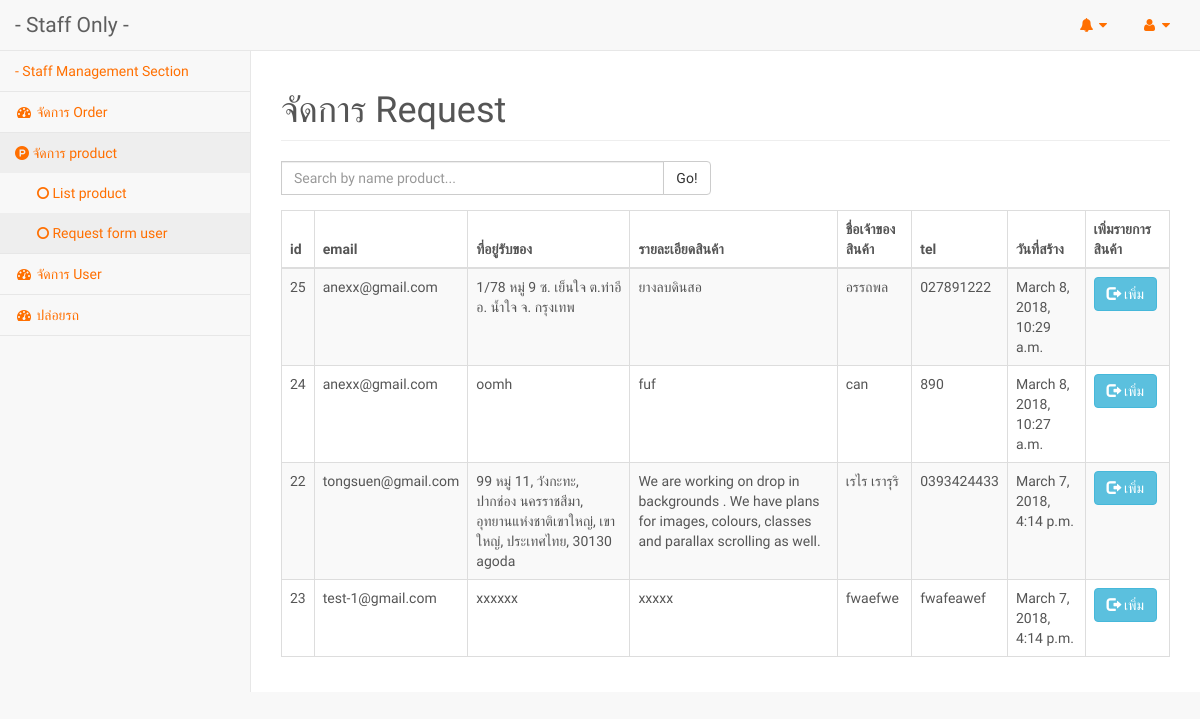
Screenshot of /product_add/ (signed in) with the database file from the repository.
### program/models.py (models this page shows, shortened)
class RecieveProductAddress(models.Model):
    detail          = models.CharField(blank=False,max_length=255)
    user            = models.ForeignKey(User, on_delete=models.CASCADE)
    product_detail  = models.CharField(blank=False,max_length=255)
    name            = models.CharField(blank=False, max_length=120,null=True)
    tel             = models.CharField(max_length=120,null=True)
    status          = models.IntegerField(default=1)
    timestamp       = models.DateTimeField(auto_now_add=True)

### accounts/models.py (models this page shows, shortened)
class User(AbstractBaseUser):
    email   =   models.EmailField(max_length=255,unique=True)
    name    =   models.CharField(blank=False, max_length=120,null=True)
    tel     = models.CharField(max_length=120,null=True)
    active  =   models.BooleanField(default=True)
    company =   models.BooleanField(default=False)
    staff   =   models.BooleanField(default=True)
    admin   =   models.BooleanField(default=True)
    address_pk  = models.IntegerField(default=0)
    timestamp = models.DateTimeField(auto_now_add=True)
    USERNAME_FIELD  = 'email'
    REQUIRED_FIELD = [email]
    objects = UserManager()
    @property
    def is_active(self):
        return  self.active

### program/views.py (the view)
    def wrapper(request, *args, **kw):
        user=request.user
        if not user.staff:
            return redirect('home')
        else:
            return function(request, *args, **kw)

### program/views.py (called while the page is built)
def staff_login_required(function):
    def wrapper(request, *args, **kw):
        user=request.user
        if not user.staff:
            return redirect('home')
        else:
            return function(request, *args, **kw)
    return wrapper

@staff_login_required
def product_add(request) :
    if request.POST.get('search') != None:
        query_string = request.POST.get('search')
        context = {
            "list_recieve_address"        : RecieveProductAddress.objects.filter(Q(status=1),Q(detail__icontains=query_string) | Q(user__email__icontains=query_string)).order_by('-timestamp'),
        }
    else :
        context = {
            "list_recieve_address"        : RecieveProductAddress.objects.filter(status=1).order_by('-timestamp'),
        }
    return render(request, 'admin-program/product_add.html',context)

### templates/admin-program/product_add.html (shortened to what this page needs)
{% extends "admin-program/base_staff.html" %}
{% load static %}
{% block content %}
        <div id="page-wrapper">
                <div class="row">
                  <div class="col-lg-12">
                          <h1 class="page-header">จัดการ Request</h1>
                  </div>
                  <div class="col-lg-6">
                    <form action="{% url 'product_add' %}" method="POST">
                   <div class="input-group">
                     <input type="text" name="search" class="form-control" placeholder="Search by name product... ">
                     <span class="input-group-btn">
                       <button class="btn btn-default" type="submit">Go!</button>
                     </span>
                   </div>
                   </form>
                 </div>
                  <div class="col-lg-12">
                    <div class="panel-default">
                          <div class="panel-body row">
                              <table width="100%" class="table table-striped table-bordered table-hover" id="dataTables-example">
                                  <thead>
                                      <tr>
                                          <th>id</th>
                                          <th>email</th>
                                          <th>ที่อยู่รับของ</th>
                                          <th>รายละเอียดสินค้า</th>
                                          <th>ชื่อเจ้าของสินค้า</th>
                                          <th>tel</th>
                                          <th>วันที่สร้าง</th>
                                          <th>เพิ่มรายการสินค้า</th>
                                      </tr>
                                  </thead>
                                  <tbody>
                                    {% for recieve in list_recieve_address %}
                                    <tr class="odd gradeX">
                                        <td>{{  recieve.id  }}</td>
                                        <td>{{  recieve.user.email  }}</td>
                                        <td>{{  recieve.detail  }}</td>
                                        <td>{{  recieve.product_detail  }}</td>
                                        <td>{{  recieve.name  }}</td>
                                        <td>{{  recieve.tel  }}</td>
                                        <td>{{  recieve.timestamp  }}</td>
                                        <td>
                                          <form action="{% url 'product_add_item_page' %}" method="POST">
                                            <button class="btn btn-info" type="submit"> <span class="glyphicon glyphicon-log-out center" aria-hidden="true"> </span> เพิ่ม
                                            </button>
                                          </form>
                                        </td>
                                    </tr>
                                    {% endfor %}
                                  </tbody>
                              </table>
                          </div>
                      </div>
                  </div>
                </div>
        </div>
{% endblock %}

### static_my_proj/css/style_program.css (style rules this page uses)
body { color: #555; font-family: 'Prompt', sans-serif; }
.input-group .form-control { min-width: 60px; }
#page-wrapper { margin-bottom: 50px; }

### rows the page displays
RecieveProductAddress: id "25", user.email "anexx@gmail.com", detail "1/78 หมู่ 9 ซ. เย็นใจ ต.ท่าอี อ. น้ำใจ จ. กรุงเทพ", product_detail "ยางลบดินสอ", name "อรรถพล", tel "027891222", timestamp "March 8, 2018, 10:29 a.m."
RecieveProductAddress: id "24", user.email "anexx@gmail.com", detail "oomh", product_detail "fuf", name "can", tel "890", timestamp "March 8, 2018, 10:27 a.m."
RecieveProductAddress: id "22", user.email "tongsuen@gmail.com", detail "99 หมู่ 11, วังกะทะ, ปากช่อง นครราชสีมา, อุทยานแห่งชาติเขาใหญ่, เขาใหญ่, ประเทศไทย, 30130 agoda", product_detail "We are working on drop in backgrounds . We have plans for images, colours, classes and parallax scrolling as well.", name "เรไร เรารุริ", tel "0393424433", timestamp "March 7, 2018, 4:14 p.m."
RecieveProductAddress: id "23", user.email "test-1@gmail.com", detail "xxxxxx", product_detail "xxxxx", name "fwaefwe", tel "fwafeawef", timestamp "March 7, 2018, 4:14 p.m."
